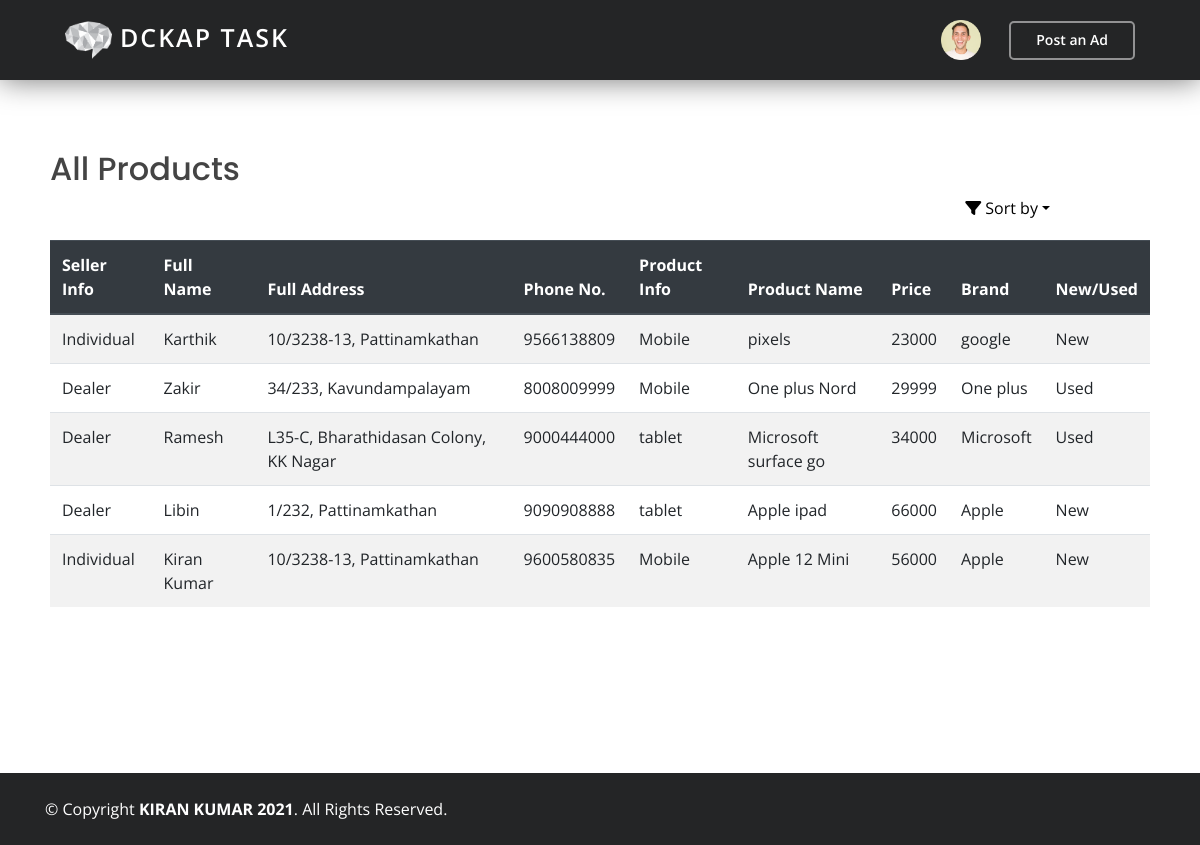
The page /?column=product_name&order=desc on the database its author committed.
### tables this page shows
CREATE TABLE `ad_details` (
  `id` int(245) NOT NULL,
  `seller_info` varchar(249) NOT NULL,
  `seller_name` varchar(249) NOT NULL,
  `full_address` varchar(700) NOT NULL,
  `phone_no` varchar(30) NOT NULL,
  `product_info` varchar(249) NOT NULL,
  `product_name` varchar(249) NOT NULL,
  `price` int(100) NOT NULL,
  `brand` varchar(100) NOT NULL,
  `product_type` varchar(10) NOT NULL,
  `visible` tinyint(4) NOT NULL
);

### index.php (the view, shortened to what this page needs)
<?php
require_once("header.php");
include('dbconfig.php');
$columns = array('product_name','price');
$column = isset($_GET['column']) && in_array($_GET['column'], $columns) ? $_GET['column'] : $columns[0];
$sort_order = isset($_GET['order']) && strtolower($_GET['order']) == 'desc' ? 'DESC' : 'ASC';
if ($sresult = $con->query('SELECT * FROM ad_details ORDER BY ' .  $column . ' ' . $sort_order)) {
?>
<section class="main-body">
			<div class="hero_title">
                    <h2>All Products</h2>
                    <ul class="nav nav-sort">
                      <li class="dropdown ml-auto">
                        <a href="#" class="dropdown-toggle" data-toggle="dropdown" role="button" aria-expanded="false"><i class="fa fa-filter"></i> Sort by</a>
                      </li>
                    </ul>
                  </div>
			<table class="table table-striped">
			  <thead class="thead-dark">
			    <tr>
			      <th scope="col">Seller Info</th>
			      <th scope="col">Full Name</th>
			      <th scope="col">Full Address</th>
			      <th scope="col">Phone No.</th>
			      <th scope="col">Product Info</th>
			      <th scope="col">Product Name</th>
			      <th scope="col">Price</th>
			      <th scope="col">Brand</th>
			      <th scope="col">New/Used</th>
			    </tr>
			  </thead>
			  <tbody>
			  	      <?php
                 $selectquery = "SELECT * FROM ad_details";
                 $query = mysqli_query($con, $selectquery);
                 while ($result = mysqli_fetch_array($query)) {
                 while ($result = $sresult->fetch_assoc()){
                ?>
			    <tr>
			      <td><?php echo $result['seller_info']; ?></td>
			      <td><?php echo $result['seller_name']; ?></td>
			      <td><?php echo $result['full_address']; ?></td>
			      <td><?php echo $result['phone_no']; ?></td>
			      <td><?php echo $result['product_info']; ?></td>
			      <td><?php echo $result['product_name']; ?></td>
			      <td><?php echo $result['price']; ?></td>
			      <td><?php echo $result['brand']; ?></td>
			      <td><?php echo $result['product_type']; ?></td>
			    </tr>
			    <?php
                  }
              }
          ?>
			  </tbody>
			</table>
      <?php
}
else{
    $selectquery = "SELECT * FROM ad_details";
    $query = mysqli_query($con, $selectquery);
}
?>
</section>
<?php
require_once("footer.php");
?>

### assets/css/style.css (style rules this page uses)
body { font-family: "Open Sans", sans-serif; color: #444444; background-color: white; }
a { color: #5846f9; }
h1, h2, h3, h4, h5, h6 { font-family: "Poppins", sans-serif; }
.main-body { padding: 150px 50px; }
.nav-sort { padding-bottom: 20px; padding-right: 100px; }
.nav-sort li>a { color: black; }

### rows shown on the page
ad_details: seller_info "Individual", seller_name "Kiran Kumar", full_address "10/3238-13, Pattinamkathan", phone_no "9600580835", product_info "Mobile", product_name "Apple 12 Mini", price "56000", brand "Apple", product_type "New"
ad_details: seller_info "Individual", seller_name "Karthik", full_address "10/3238-13, Pattinamkathan", phone_no "9566138809", product_info "Mobile", product_name "pixels", price "23000", brand "google", product_type "New"
ad_details: seller_info "Dealer", seller_name "Zakir", full_address "34/233, Kavundampalayam", phone_no "8008009999", product_info "Mobile", product_name "One plus Nord", price "29999", brand "One plus", product_type "Used"
ad_details: seller_info "Dealer", seller_name "Ramesh", full_address "L35-C, Bharathidasan Colony, KK Nagar", phone_no "9000444000", product_info "tablet", product_name "Microsoft surface go", price "34000", brand "Microsoft", product_type "Used"
ad_details: seller_info "Dealer", seller_name "Libin", full_address "1/232, Pattinamkathan", phone_no "9090908888", product_info "tablet", product_name "Apple ipad", price "66000", brand "Apple", product_type "New"
